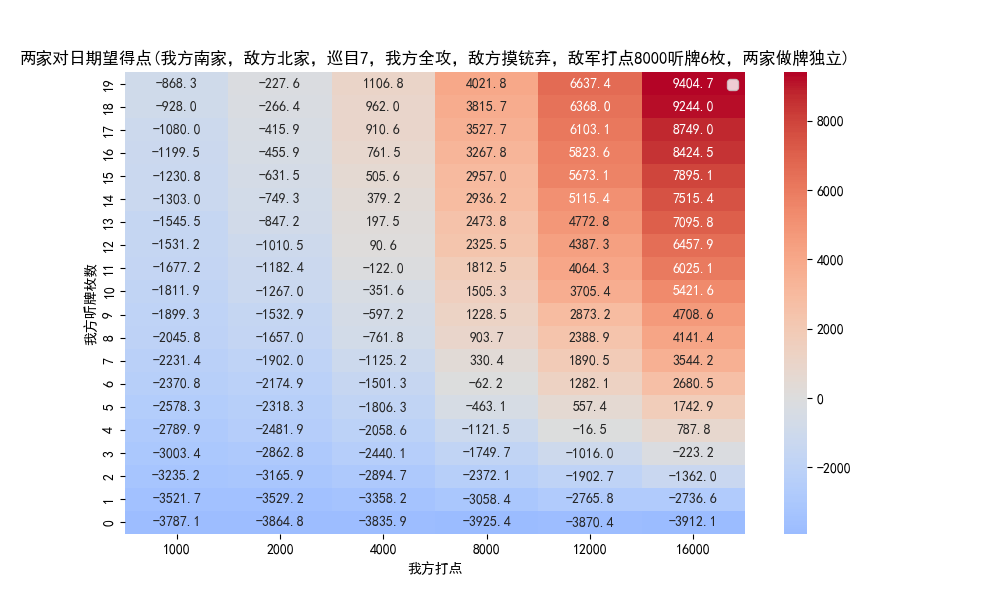

Here is the Python script that generated this plot:
import argparse
import matplotlib.pyplot as plt
import os
import pandas as pd
import random
import seaborn as sns
import utils


SIM_NAME, _ = os.path.splitext(os.path.basename(__file__))
DATA_SET_NAME = f'{SIM_NAME}.csv'
PNG_PATH = f'{SIM_NAME}.png'



def sample():
    def all_data():
        draw_pile_size = 46
        for my_wait_count in range(20):
            for my_hand_power in [1000, 2000, 4000, 8000, 12000, 16000]:
                data_points = [utils.simulate_duel(my_index=1, oppo_index=3, draw_pile_size=draw_pile_size, my_wait_count=my_wait_count, my_hand_power=my_hand_power, i_may_get_off=False, oppo_wait_count=6, oppo_hand_power=8000, oppo_may_get_off=True) for _ in range(10000)]
                avg_score_diff = sum(data_points) / 10000
                yield (my_wait_count, my_hand_power, draw_pile_size, avg_score_diff)
    dataset = list(all_data())
    df = pd.DataFrame(dataset, columns=['my_wait_count', 'my_hand_power', 'draw_pile_size', 'avg_score_diff'])
    df.to_csv(DATA_SET_NAME, index=False)


def plot():
    df = pd.read_csv(DATA_SET_NAME)
    heatmap_data = df.pivot_table(index='my_wait_count', columns='my_hand_power', values='avg_score_diff')

    plt.rcParams['font.sans-serif'] = ['SimHei']  # For Chinese characters
    plt.rcParams['axes.unicode_minus'] = False    # To display the minus sign correctly

    plt.figure(figsize=(10, 6))
    sns.heatmap(heatmap_data, annot=True, cmap='coolwarm', center=0, fmt='.1f')

    plt.xlabel('我方打点')
    plt.ylabel('我方听牌枚数')
    plt.title('两家对日期望得点(我方南家，敌方北家，巡目7，我方全攻，敌方摸铳弃，敌军打点8000听牌6枚，两家做牌独立)')
    plt.gca().invert_yaxis()
    plt.legend()
    plt.savefig(PNG_PATH)


if __name__=='__main__':
    sample()
    plot()
